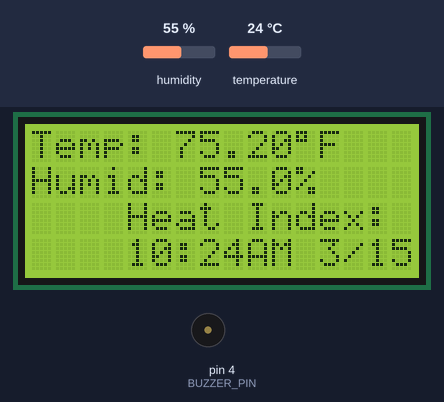
A sketch run on a simulated Arduino Uno, built with avr-gcc and run on an emulated ATmega328P. Parts: 16×4 character LCD, buzzer (waves = sounding, pin HIGH). Inputs (shaded band) come from the test bench; at power-on: humidity 55 %, temperature 24 °C. The local clock reads 2024-03-15 10:24:30 at power-on unless the sketch sets it.

Above: at 1.5 s.
1.6 s: humidity set to 22 %
At 3.3 s:
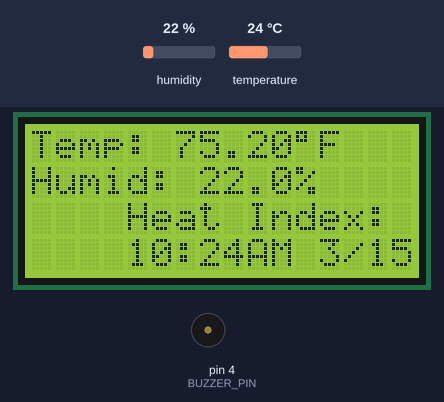
4.5 s: temperature set to 12 °C
At 6.3 s:
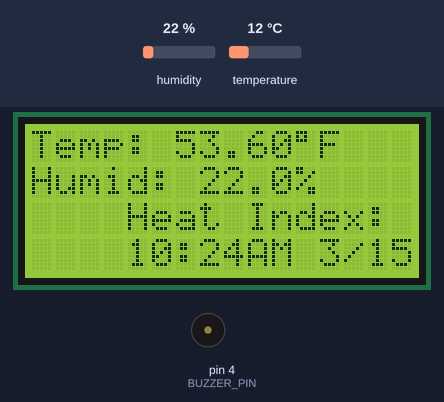
7.4 s: humidity set to 40 %
At 9.8 s:
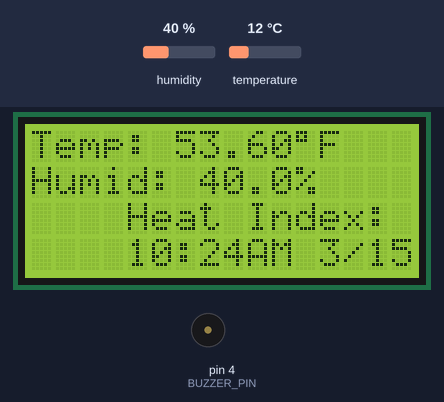
10.7 s: temperature set to 19 °C
At 12.8 s:
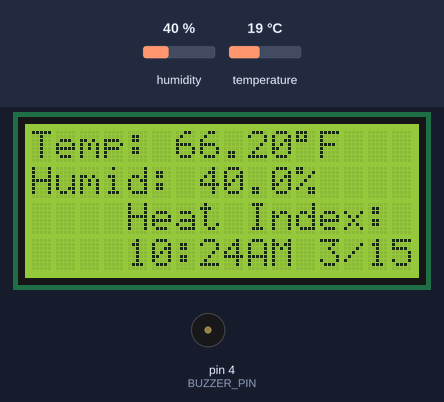
Timing chart, 0 to 14.3 s (numbered marks = the images above; inputs shaded):
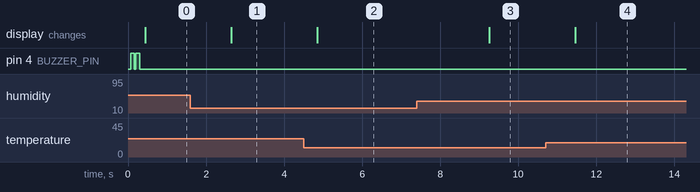

The sketch:

arduinoclock.ino
```cpp
#include <Wire.h>
#include <RTClib.h>
#include <LiquidCrystal_I2C.h>
#include <DHT.h>

// Create RTC, LCD, and DHT objects
RTC_DS1307 rtc;
LiquidCrystal_I2C lcd(0x27, 16, 4);  // I2C address, columns, rows

#define DHTPIN 2
#define BUZZER_PIN 4
#define DHTTYPE DHT22

DHT dht(DHTPIN, DHTTYPE);

void setup() {
  Serial.begin(9600);
  Wire.begin();

  if (!rtc.begin()) {
    Serial.println("Couldn't find RTC");
    while (1);
  }

  if (!rtc.isrunning()) {
    Serial.println("RTC is NOT running! Setting the time...");
    rtc.adjust(DateTime(1970, 1, 1, 0, 0, 0));
  }

  lcd.begin(0, 4);
  lcd.backlight();
  dht.begin();

  pinMode(BUZZER_PIN, OUTPUT);

  // Welcome beep
  for (int i = 0; i < 2; i++) {
    digitalWrite(BUZZER_PIN, HIGH);
    delay(100);
    digitalWrite(BUZZER_PIN, LOW);
    delay(40);
  }
}

void loop() {
  float humidity = dht.readHumidity();
  float temperature = dht.readTemperature(true);  // true = Fahrenheit
  float heatIndex = dht.computeHeatIndex(temperature, humidity);

  if (isnan(humidity) || isnan(temperature)) {
    Serial.println("Failed to read from DHT sensor!");
    lcd.setCursor(0, 1);
    lcd.print("Humid:");
    lcd.setCursor(0, 0);
    lcd.print("Temp:");
    lcd.setCursor(0, 2);
    lcd.print("Heat Index:");
  } else {
    // Humidity
    lcd.setCursor(0, 1);
    lcd.print("Humid: ");
    lcd.print(humidity, 1);
    lcd.print("%");

    // Temperature
    lcd.setCursor(0, 0);
    lcd.print("Temp:           ");
    lcd.setCursor(0, 0);
    lcd.print("Temp: ");
    lcd.print(temperature, 2);
    lcd.print((char)223);  // Degree symbol
    lcd.print("F");

    // Heat Index
    lcd.setCursor(0, 2);
    lcd.print("Heat Index:        ");
    lcd.setCursor(0, 2);
    lcd.print("Heat Index: ");
    lcd.print(heatIndex, 2);
    lcd.print((char)223);
    lcd.print("F");
  }

  DateTime now = rtc.now();

  // Time display
  lcd.setCursor(0, 3);
  int hour = now.hour();
  String ampm = "AM";
  if (hour >= 12) {
    ampm = "PM";
    if (hour > 12) hour -= 12;
  } else if (hour == 0) {
    hour = 12;
  }

  lcd.print(hour);
  lcd.print(':');
  if (now.minute() < 10) lcd.print('0');
  lcd.print(now.minute());
  lcd.print(ampm);

  // Date
  lcd.setCursor(8, 3);
  lcd.print(now.month());
  lcd.print('/');
  lcd.print(now.day());
  lcd.print('/');
  lcd.print(now.year() % 100);

  // Day of week
  lcd.setCursor(17, 3);
  switch (now.dayOfTheWeek()) {
    case 0: lcd.print("Sun"); break;
    case 1: lcd.print("Mon"); break;
    case 2: lcd.print("Tue"); break;
    case 3: lcd.print("Wed"); break;
    case 4: lcd.print("Thu"); break;
    case 5: lcd.print("Fri"); break;
    case 6: lcd.print("Sat"); break;
    default: lcd.print("N/A"); break;
  }

  delay(1000);
}
```

Measured:
- after the input at 1.6 s, the display: changes after 1.1 s (image 1)
- after the input at 4.5 s, the display: changes after 0.35 s (image 2)
- after the input at 7.4 s, the display: changes after 1.9 s (image 3)
- after the input at 10.7 s, the display: changes after 0.76 s (image 4)
